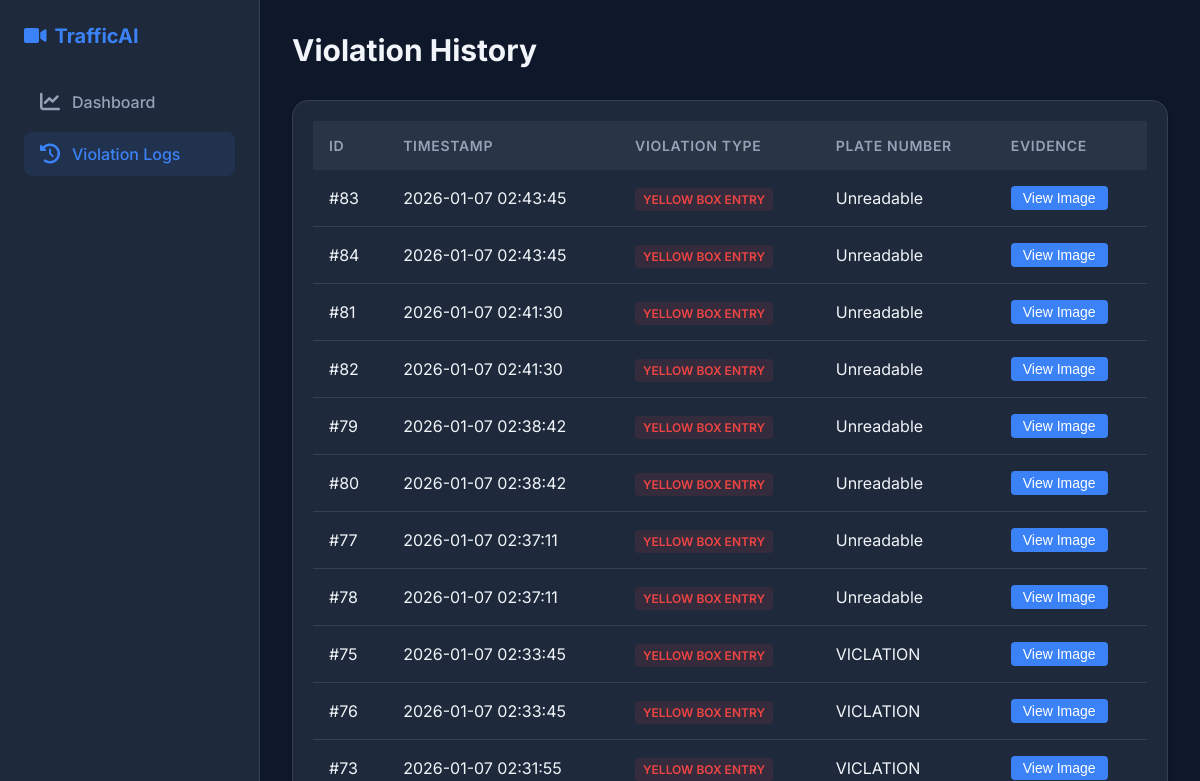
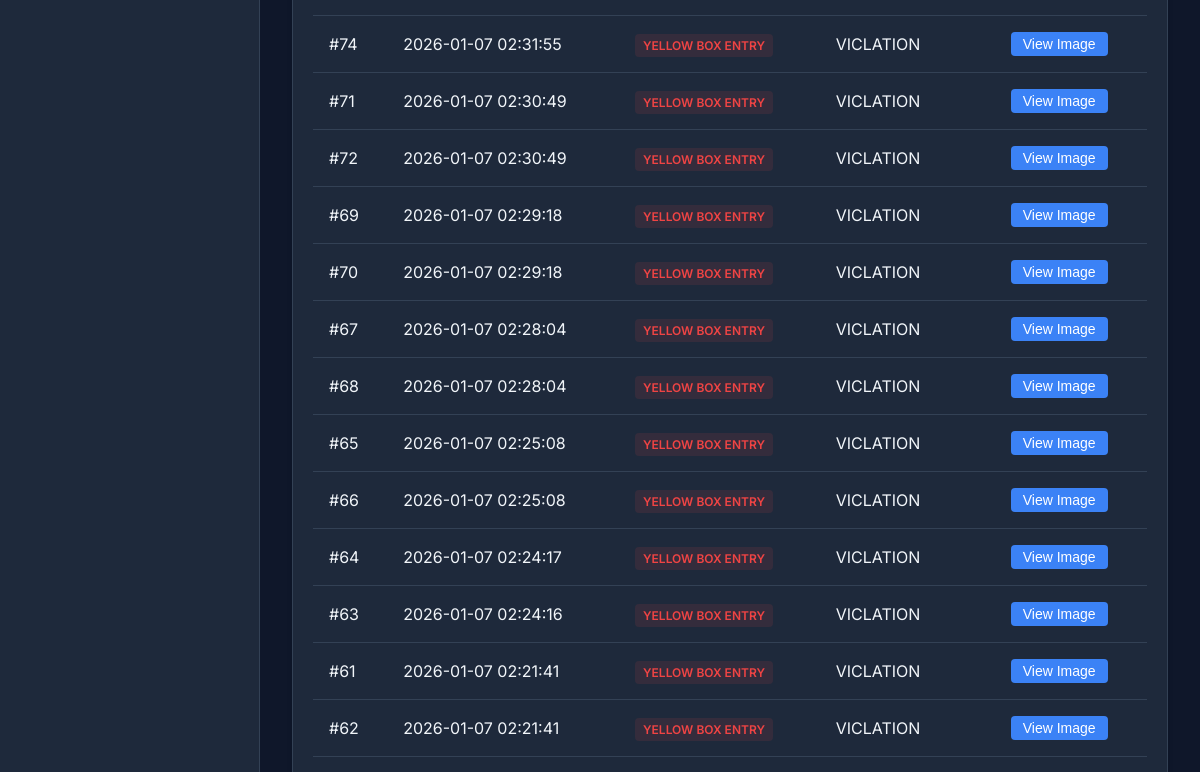
Page /logs (upper part) on the earlier database version (2 pictures, top to bottom).
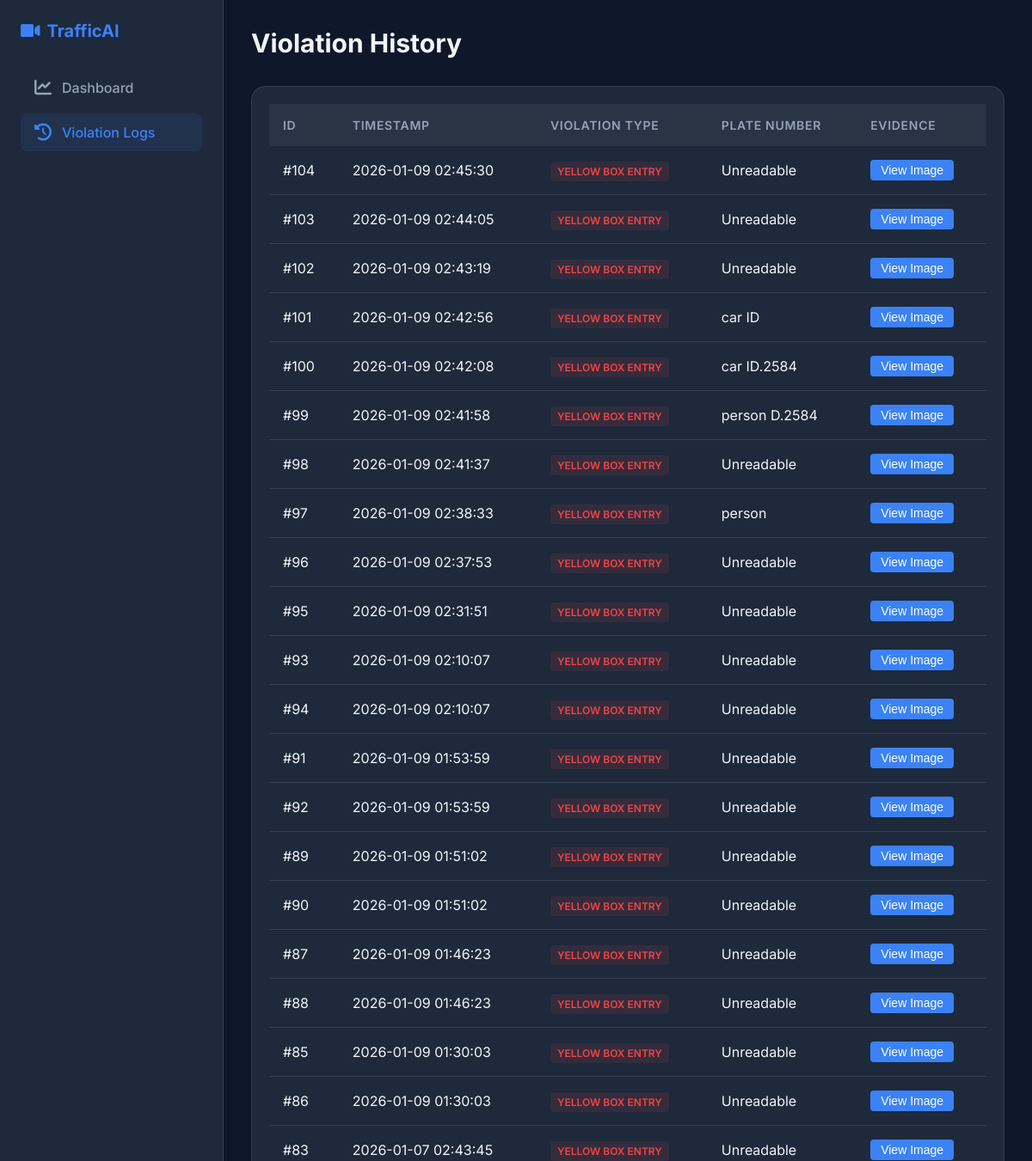
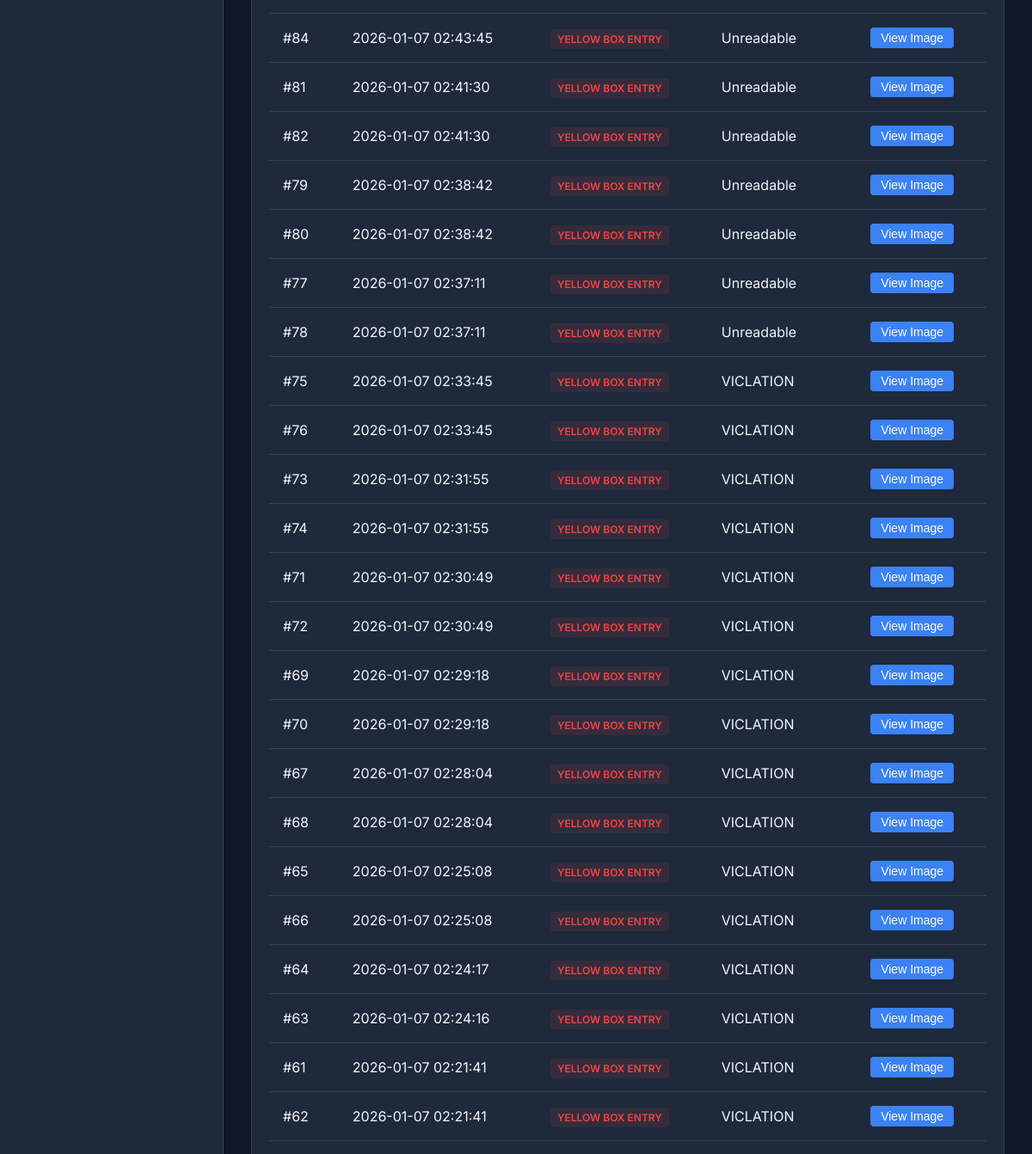
Same page on the later database version (2 pictures, top to bottom).
### tables this page shows
CREATE TABLE violations (
            id INTEGER PRIMARY KEY AUTOINCREMENT,
            vehicle_id INTEGER,
            timestamp TEXT,
            stop_time REAL,
            image TEXT
        );

### routes/dashboard_routes.py (the view)
@dashboard_bp.route('/logs')
def logs():
    violations = process_violations(db.get_all_violations())
    return render_template('logs.html', violations=violations)

### database/database.py (called while the page is built)
    def get_all_violations(self):
        query = 'SELECT * FROM violations ORDER BY timestamp DESC'
        cursor = self.conn.execute(query)
        return cursor.fetchall()

### routes/dashboard_routes.py (called while the page is built)
def process_violations(raw_data):
    processed = []
    if not raw_data:
        return processed
    for row in raw_data:
        item = {}
        if hasattr(row, 'keys'):
            item = dict(row)
        elif isinstance(row, (list, tuple)):
            if len(row) > 0: item['id'] = row[0]
            if len(row) > 1: item['label'] = row[1]
            if len(row) > 2: item['timestamp'] = row[2]
            if len(row) > 3: item['image_path'] = row[3]
        raw_label = item.get('label', '')
        plate_match = re.search(r'\[(.*?)\]', raw_label)
        if plate_match:
            item['plate_number'] = plate_match.group(1)
            item['label'] = raw_label.split('[')[0].strip()
        else:
            item['plate_number'] = 'Unreadable'
        processed.append(item)
    return processed

### templates/logs.html (shortened to what this page needs)
{% extends "layout.html" %}
{% block content %}
<div class="header">
    <h1 class="page-title">Violation History</h1>
</div>
<div class="card">
    <div class="card-body">
        {% if violations %}
        <div class="table-container">
            <table>
                <thead>
                    <tr>
                        <th>ID</th>
                        <th>Timestamp</th>
                        <th>Violation Type</th>
                        <th>Plate Number</th>
                        <th>Evidence</th>
                    </tr>
                </thead>
                <tbody>
                    {% for v in violations %}
                    <tr>
                        <td>#{{ v.id }}</td>
                        <td>{{ v.timestamp }}</td>
                        <td><span class="violation-tag">Yellow Box Entry</span></td>
                        <td>{{ v.plate_number if v.plate_number else 'Unreadable' }}</td>
                        <td>
                            {% if v.image_path %}
                            <button class="btn-view" onclick="openModal('{{ v.image_path }}')">View Image</button>
                            {% else %}
                            <span style="color: var(--text-muted);">No Image</span>
                            {% endif %}
                        </td>
                    </tr>
                    {% endfor %}
                </tbody>
            </table>
        </div>
        {% else %}
            <p style="color: var(--text-muted); text-align: center;">No violations recorded in the database.</p>
        {% endif %}
    </div>
</div>
{% endblock %}

### templates/layout.html (shortened to what this page needs)
<!DOCTYPE html>
<html lang="en">
<head>
    <link href="https://cdnjs.cloudflare.com/ajax/libs/font-awesome/6.0.0/css/all.min.css" rel="stylesheet">
    <link rel="stylesheet" href="{{ url_for('static', filename='css/style.css') }}">
</head>
<body>
    <aside class="sidebar">
        <div class="brand">
            <i class="fas fa-video"></i>
            <span>TrafficAI</span>
        </div>
        <ul class="nav-links">
            <li>
                <a href="{{ url_for('dashboard.dashboard') }}" class="nav-link {% if request.endpoint == 'dashboard.dashboard' %}active{% endif %}">
                    <i class="fas fa-chart-line"></i>
                    <span>Dashboard</span>
                </a>
            </li>
            <li>
                <a href="{{ url_for('dashboard.logs') }}" class="nav-link {% if request.endpoint == 'dashboard.logs' %}active{% endif %}">
                    <i class="fas fa-history"></i>
                    <span>Violation Logs</span>
                </a>
            </li>
        </ul>
    </aside>
    <main class="main-content">
        {% block content %}{% endblock %}
    </main>
</body>
</html>

### static/css/style.css (style rules this page uses)
:root { --bg-body: #0f172a; --bg-panel: #1e293b; --bg-header: #1e293b; --text-main: #f1f5f9; --text-muted: #94a3b8; --accent-color: #3b82f6; --accent-hover: #2563eb; --danger-color: #ef4444; --warning-color: #f59e0b; --success-color: #10b981; --border-color: #334155; --shadow: 0 4px 6px -1px rgb(0 0 0 / 0.1), 0 2px 4px -2px rgb(0 0 0 / 0.1); }
* { box-sizing: border-box; margin: 0; padding: 0; }
body { font-family: 'Inter', 'Segoe UI', Roboto, sans-serif; background-color: var(--bg-body); color: var(--text-main); height: 100vh; display: flex; overflow: hidden; }
.sidebar { width: 260px; background-color: var(--bg-panel); border-right: 1px solid var(--border-color); display: flex; flex-direction: column; padding: 1.5rem; }
.brand { font-size: 1.25rem; font-weight: 700; color: var(--accent-color); margin-bottom: 2rem; display: flex; align-items: center; gap: 0.5rem; }
.nav-links { list-style: none; display: flex; flex-direction: column; gap: 0.5rem; }
.nav-link { display: flex; align-items: center; gap: 0.75rem; padding: 0.75rem 1rem; color: var(--text-muted); text-decoration: none; border-radius: 0.5rem; transition: all 0.2s ease; font-weight: 500; }
.nav-link:hover, .nav-link.active { background-color: rgba(59, 130, 246, 0.1); color: var(--accent-color); }
.nav-link i { font-size: 1.25rem; }
.main-content { flex: 1; display: flex; flex-direction: column; overflow-y: auto; padding: 2rem; }
.header { display: flex; justify-content: space-between; align-items: center; margin-bottom: 2rem; }
.page-title { font-size: 1.875rem; font-weight: 700; }
.card { background-color: var(--bg-panel); border-radius: 1rem; border: 1px solid var(--border-color); box-shadow: var(--shadow); overflow: hidden; display: flex; flex-direction: column; }
.card-body { padding: 1.25rem; flex: 1; overflow-y: auto; }
.table-container { width: 100%; overflow-x: auto; }
table { width: 100%; border-collapse: collapse; text-align: left; }
th { background-color: rgba(255, 255, 255, 0.05); padding: 1rem; font-weight: 600; color: var(--text-muted); font-size: 0.875rem; text-transform: uppercase; letter-spacing: 0.05em; }
td { padding: 1rem; border-bottom: 1px solid var(--border-color); color: var(--text-main); }
.violation-tag { background-color: rgba(239, 68, 68, 0.1); color: var(--danger-color); padding: 0.25rem 0.5rem; border-radius: 0.25rem; font-size: 0.75rem; font-weight: 600; text-transform: uppercase; }
.btn-view { background-color: var(--accent-color); color: white; border: none; padding: 0.25rem 0.75rem; border-radius: 0.25rem; cursor: pointer; font-size: 0.875rem; transition: background-color 0.2s; }

Differences in the rows shown:
added violations: id "104", timestamp "2026-01-09 02:45:30", plate_number "Unreadable"
added violations: id "103", timestamp "2026-01-09 02:44:05", plate_number "Unreadable"
added violations: id "102", timestamp "2026-01-09 02:43:19", plate_number "Unreadable"
added violations: id "101", timestamp "2026-01-09 02:42:56", plate_number "car ID"
added violations: id "100", timestamp "2026-01-09 02:42:08", plate_number "car ID.2584"
added violations: id "99", timestamp "2026-01-09 02:41:58", plate_number "person D.2584"
added violations: id "98", timestamp "2026-01-09 02:41:37", plate_number "Unreadable"
added violations: id "97", timestamp "2026-01-09 02:38:33", plate_number "person"
added violations: id "96", timestamp "2026-01-09 02:37:53", plate_number "Unreadable"
added violations: id "95", timestamp "2026-01-09 02:31:51", plate_number "Unreadable"
added violations: id "93", timestamp "2026-01-09 02:10:07", plate_number "Unreadable"
added violations: id "94", timestamp "2026-01-09 02:10:07", plate_number "Unreadable"
added violations: id "91", timestamp "2026-01-09 01:53:59", plate_number "Unreadable"
added violations: id "92", timestamp "2026-01-09 01:53:59", plate_number "Unreadable"
added violations: id "89", timestamp "2026-01-09 01:51:02", plate_number "Unreadable"
added violations: id "90", timestamp "2026-01-09 01:51:02", plate_number "Unreadable"
added violations: id "87", timestamp "2026-01-09 01:46:23", plate_number "Unreadable"
added violations: id "88", timestamp "2026-01-09 01:46:23", plate_number "Unreadable"
added violations: id "85", timestamp "2026-01-09 01:30:03", plate_number "Unreadable"
added violations: id "86", timestamp "2026-01-09 01:30:03", plate_number "Unreadable"
